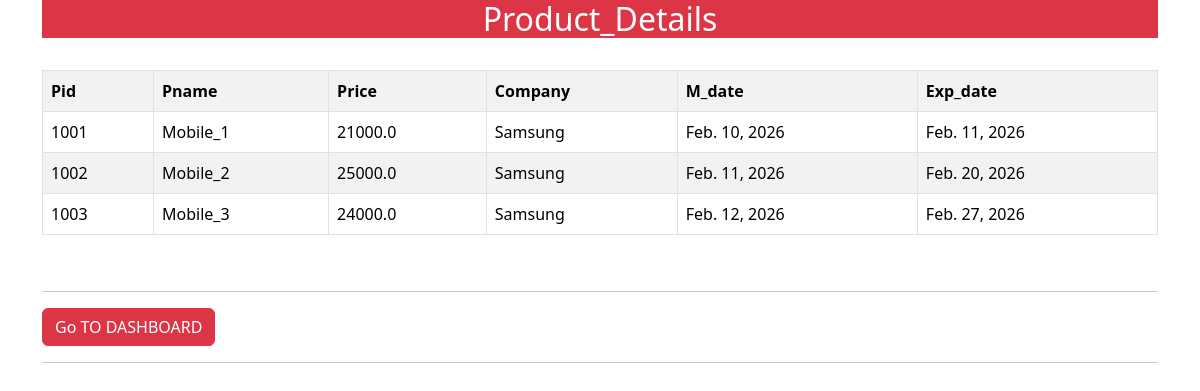
Screenshot of /a3/ with the database file from the repository.
### application1/models.py (models this page shows)
class Products(models.Model):
    Pid=models.IntegerField()
    Pname=models.CharField(max_length=21)
    Price=models.FloatField()
    Company=models.CharField(max_length=21)
    M_date=models.DateField()
    Exp_date=models.DateField()

### application1/views.py (the view)
# urls.py: path('a3/', views.Test_case4,name="web4"),
def Test_case4(request):
    data=Products.objects.all()
    return render(request,"application1/S4.html",{'data':data})

### templates/application1/S4.html (shortened to what this page needs)
<!DOCTYPE html>
<html lang="en">
<head>
    <link href="https://cdn.jsdelivr.net/npm/bootstrap@5.3.2/dist/css/bootstrap.min.css" rel="stylesheet">
    <link rel="stylesheet" href="https://cdn.jsdelivr.net/npm/bootstrap-icons@1.11.1/font/bootstrap-icons.css">
</head>
<body>
    <div class="container">
        <div class="row">
            <div class="col-md-12">
                <h2 class="text-center text-white bg-danger">Product_Details</h2>
                <br>
                <table class="table table-bordered table-striped table-hover">
                    <tr>
                        <th>Pid</th>
                        <th>Pname</th>
                        <th>Price</th>
                        <th>Company</th>
                        <th>M_date</th>
                        <th>Exp_date</th>
                    </tr>
                    {% for p in data %}
                    <tr>
                        <td>{{p.Pid}}</td>
                        <td>{{p.Pname}}</td>
                        <td>{{p.Price}}</td>
                        <td>{{p.Company}}</td>
                        <td>{{p.M_date}}</td>
                        <td>{{p.Exp_date}}</td>
                    </tr>
                    {% endfor %}
                </table>
            </div>
        </div>
        <br>
        <hr>
        <a href="{% url 'web1' %}" class="btn btn-danger">Go TO DASHBOARD</a>
        <hr>
</body>
</html>

### rows the page displays
Products: Pid "1001", Pname "Mobile_1", Price "21000.0", Company "Samsung", M_date "Feb. 10, 2026", Exp_date "Feb. 11, 2026"
Products: Pid "1002", Pname "Mobile_2", Price "25000.0", Company "Samsung", M_date "Feb. 11, 2026", Exp_date "Feb. 20, 2026"
Products: Pid "1003", Pname "Mobile_3", Price "24000.0", Company "Samsung", M_date "Feb. 12, 2026", Exp_date "Feb. 27, 2026"
